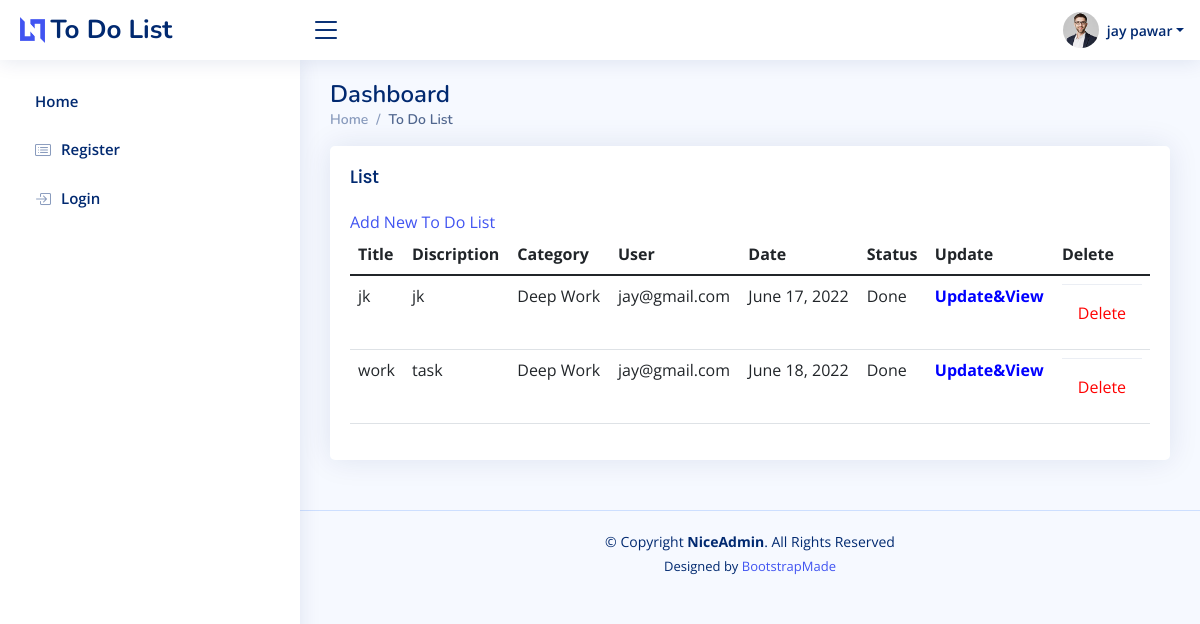
The app's page /home/ (signed in) with its own data.
### user/models.py (models this page shows, shortened)
class User(AbstractBaseUser, PermissionsMixin):
    is_active = models.BooleanField(default=True)
    first_name = models.CharField(max_length=50)
    last_name = models.CharField(max_length=50)
    email = models.EmailField(
        verbose_name='email address', max_length=255, unique=True,)
    phone = models.CharField(max_length=50)
    is_staff = models.BooleanField(default=False)
    admin = models.BooleanField(default=False)
    objects = UserManager()
    USERNAME_FIELD = 'email'
    REQUIRED_FIELDS = []
    def __str__(self):
        return self.email

### todolist/models.py (models this page shows, shortened)
class To_Do_List(models.Model):
    title = models.CharField(max_length=250)
    description = models.CharField(max_length=500)
    category = models.ForeignKey(Category,on_delete=models.CASCADE)
    user = models.ForeignKey(User,on_delete=models.CASCADE)
    date = models.DateField()
    created_at = models.DateTimeField(auto_now_add=True)
    status = models.ForeignKey(Status,on_delete=models.CASCADE)

class Category(models.Model):
    label = models.CharField(max_length=250)
    created_at = models.DateTimeField(auto_now_add=True)
    def __str__(self):
        return self.label

class Status(models.Model):
    label = models.CharField(max_length=250)
    def __str__(self):
        return self.label

### todolist/views.py (the view)
# urls.py: path('home/',Home_page.as_view(),name="home page"),
class Home_page(View):
    def get(self,request):
        to_do_list = To_Do_List.objects.filter(user__id = request.user.id)
        user_data = User.objects.get(id=request.user.id)
        return render(request,"to_do_list/index.html",{"todolist":to_do_list,"user_data":user_data})

### templates/to_do_list/index.html (shortened to what this page needs)
{% extends 'to_do_list/base.html' %}
{% block content %}
<div class="pagetitle">
    <h1>Dashboard</h1>
    <nav>
      <ol class="breadcrumb">
        <li class="breadcrumb-item"><a href="index.html">Home</a></li>
        <li class="breadcrumb-item active">To Do List</li>
      </ol>
    </nav>
  </div>
  <section class="section">
      <div class="row">
        <div class="col-lg-12">
          <div class="card">
            <div class="card-body">
              <h5 class="card-title">List </h5>
              <div>
              <a href="/addlist/"> Add New To Do List</a>
            </div>
              <table class="table datatable">
                <thead>
                  <tr>
                    <th scope="col">Title</th>
                    <th scope="col">Discription</th>
                    <th scope="col">Category</th>
                    <th scope="col">User</th>
                    <th scope="col">Date</th>
                    <th scope="col">Status</th>
                    <th scope="col">Update</th>
                    <th scope="col">Delete</th>
                  </tr>
                </thead>
                <tbody>
                    {% for todo in todolist %}
                  <tr>
                    <td>{{todo.title}}</td>
                    <td>{{todo.description}}</td>
                    <td>{{todo.category}}</td>
                    <td>{{todo.user}}</td>
                    <td>{{todo.date}}</td>
                    <td>{{todo.status}}</td>
                    <th scope="col">
                        <a href="/updatetodo/{{todo.id}}/" style="color:blue ;">Update&View</a>
                    </th>
                    <td>
                      <div class="card-footer text-center py-3">
                              <a href="#test{{todo.id}}" style="color:red ;" class=" "
                                  data-bs-toggle="modal" data-bs-target="#test{{todo.id}}">Delete</a>
                      </div>
                  </td>
                  {% endfor %}
                </tbody>
              </table>
            </div>
          </div>
        </div>
      </div>
    </section>
    {% endblock%}

### templates/to_do_list/base.html (shortened to what this page needs)
{% load static %}
<!DOCTYPE html>
<html lang="en">
<head>
  <link href="{% static 'assets/vendor/bootstrap/css/bootstrap.min.css' %}" rel="stylesheet">
  <link href="{% static 'assets/vendor/bootstrap-icons/bootstrap-icons.css' %}" rel="stylesheet">
  <link href="{% static 'assets/vendor/boxicons/css/boxicons.min.css' %}" rel="stylesheet">
  <link href="{% static 'assets/vendor/quill/quill.snow.css' %}" rel="stylesheet">
  <link href="{% static 'assets/vendor/quill/quill.bubble.css' %}" rel="stylesheet">
  <link href="{% static 'assets/vendor/remixicon/remixicon.css' %}" rel="stylesheet">
  <link href="{% static 'assets/vendor/simple-datatables/style.css' %}" rel="stylesheet">
  <link href="{% static 'assets/css/style.css' %}" rel="stylesheet">
</head>
<body>
  <header id="header" class="header fixed-top d-flex align-items-center">
    <div class="d-flex align-items-center justify-content-between">
      <a href="/home/" class="logo d-flex align-items-center">
        <img src="{% static 'assets/img/logo.png' %}" alt="">
        <span class="d-none d-lg-block">To Do List</span>
      </a>
      <i class="bi bi-list toggle-sidebar-btn"></i>
    </div>
    <nav class="header-nav ms-auto">
      <ul class="d-flex align-items-center">
        <li class="nav-item dropdown pe-3">
          <a class="nav-link nav-profile d-flex align-items-center pe-0" href="#" data-bs-toggle="dropdown">
            <img src="{% static 'assets/img/profile-img.jpg' %}" alt="Profile" class="rounded-circle">
            <span class="d-none d-md-block dropdown-toggle ps-2">{{user_data.first_name}} {{user_data.last_name}}</span>
          </a>
        </li>
      </ul>
    </nav>
  </header>
  <aside id="sidebar" class="sidebar">
    <ul class="sidebar-nav" id="sidebar-nav">
      <li class="nav-item">
        <a class="nav-link collapsed"  href="/home/">
          <span>Home</span>
        </a>
      </li>
      <li class="nav-item">
        <a class="nav-link collapsed" href="/register/">
          <i class="bi bi-card-list"></i>
          <span>Register</span>
        </a>
      </li>
      <li class="nav-item">
        <a class="nav-link collapsed" href="/">
          <i class="bi bi-box-arrow-in-right"></i>
          <span>Login</span>
        </a>
      </li>
    </ul>
  </aside>
  <main id="main" class="main">
    {% block content %}
    {% endblock%}
  </main>
  <footer id="footer" class="footer">
    <div class="copyright">
      &copy; Copyright <strong><span>NiceAdmin</span></strong>. All Rights Reserved
    </div>
    <div class="credits">
      Designed by <a href="https://bootstrapmade.com/">BootstrapMade</a>
    </div>
  </footer>
</body>
</html>

### static/assets/css/style.css (style rules this page uses)
:root { scroll-behavior: smooth; }
body { font-family: "Open Sans", sans-serif; background: #f6f9ff; color: #444444; }
a { color: #4154f1; text-decoration: none; }
h1, h2, h3, h4, h5, h6 { font-family: "Nunito", sans-serif; }
#main { margin-top: 60px; padding: 20px 30px; transition: all 0.3s; }
.pagetitle { margin-bottom: 10px; }
.pagetitle h1 { font-size: 24px; margin-bottom: 0; font-weight: 600; color: #012970; }
.card { margin-bottom: 30px; border: none; border-radius: 5px; box-shadow: 0px 0 30px rgba(1, 41, 112, 0.1); }
.card-header, .card-footer { border-color: #ebeef4; background-color: #fff; color: #798eb3; padding: 15px; }
.card-title { padding: 20px 0 15px 0; font-size: 18px; font-weight: 500; color: #012970; font-family: "Poppins", sans-serif; }
.card-body { padding: 0 20px 20px 20px; }
.breadcrumb { font-size: 14px; font-family: "Nunito", sans-serif; color: #899bbd; font-weight: 600; }
.breadcrumb a { color: #899bbd; transition: 0.3s; }
.breadcrumb .breadcrumb-item::before { color: #899bbd; }
.breadcrumb .active { color: #51678f; font-weight: 600; }
.logo { line-height: 1; }
@media (min-width: 1200px) { .logo { width: 280px; } }
.logo img { max-height: 26px; margin-right: 6px; }
.logo span { font-size: 26px; font-weight: 700; color: #012970; font-family: "Nunito", sans-serif; }
.header { transition: all 0.5s; z-index: 997; height: 60px; box-shadow: 0px 2px 20px rgba(1, 41, 112, 0.1); background-color: #fff; padding-left: 20px; }
.header .toggle-sidebar-btn { font-size: 32px; padding-left: 10px; cursor: pointer; color: #012970; }
.header-nav ul { list-style: none; }
.header-nav > ul { margin: 0; padding: 0; }
.header-nav .nav-profile { color: #012970; }
.header-nav .nav-profile img { max-height: 36px; }
.header-nav .nav-profile span { font-size: 14px; font-weight: 600; }
.sidebar { position: fixed; top: 60px; left: 0; bottom: 0; width: 300px; z-index: 996; transition: all 0.3s; padding: 20px; overflow-y: auto; scrollbar-width: thin; scrollbar-color: #aab7cf transparent; box-shadow: 0px 0px 20px rgba(1, 41, 112, 0.1); background-color: #fff; }
@media (min-width: 1200px) { #main, #footer { margin-left: 300px; } }
.sidebar-nav { padding: 0; margin: 0; list-style: none; }
.sidebar-nav li { padding: 0; margin: 0; list-style: none; }
.sidebar-nav .nav-item { margin-bottom: 5px; }
.sidebar-nav .nav-link { display: flex; align-items: center; font-size: 15px; font-weight: 600; color: #4154f1; transition: 0.3; background: #f6f9ff; padding: 10px 15px; border-radius: 4px; }
.sidebar-nav .nav-link i { font-size: 16px; margin-right: 10px; color: #4154f1; }
.sidebar-nav .nav-link.collapsed { color: #012970; background: #fff; }
.sidebar-nav .nav-link.collapsed i { color: #899bbd; }
.footer { padding: 20px 0; font-size: 14px; transition: all 0.3s; border-top: 1px solid #cddfff; }
.footer .copyright { text-align: center; color: #012970; }
.footer .credits { padding-top: 5px; text-align: center; font-size: 13px; color: #012970; }

### records on screen
User: first_name "jay", last_name "pawar"
To_Do_List: title "jk", description "jk", category "Deep Work", user "jay@gmail.com", date "June 17, 2022", status "Done"
To_Do_List: title "work", description "task", category "Deep Work", user "jay@gmail.com", date "June 18, 2022", status "Done"
